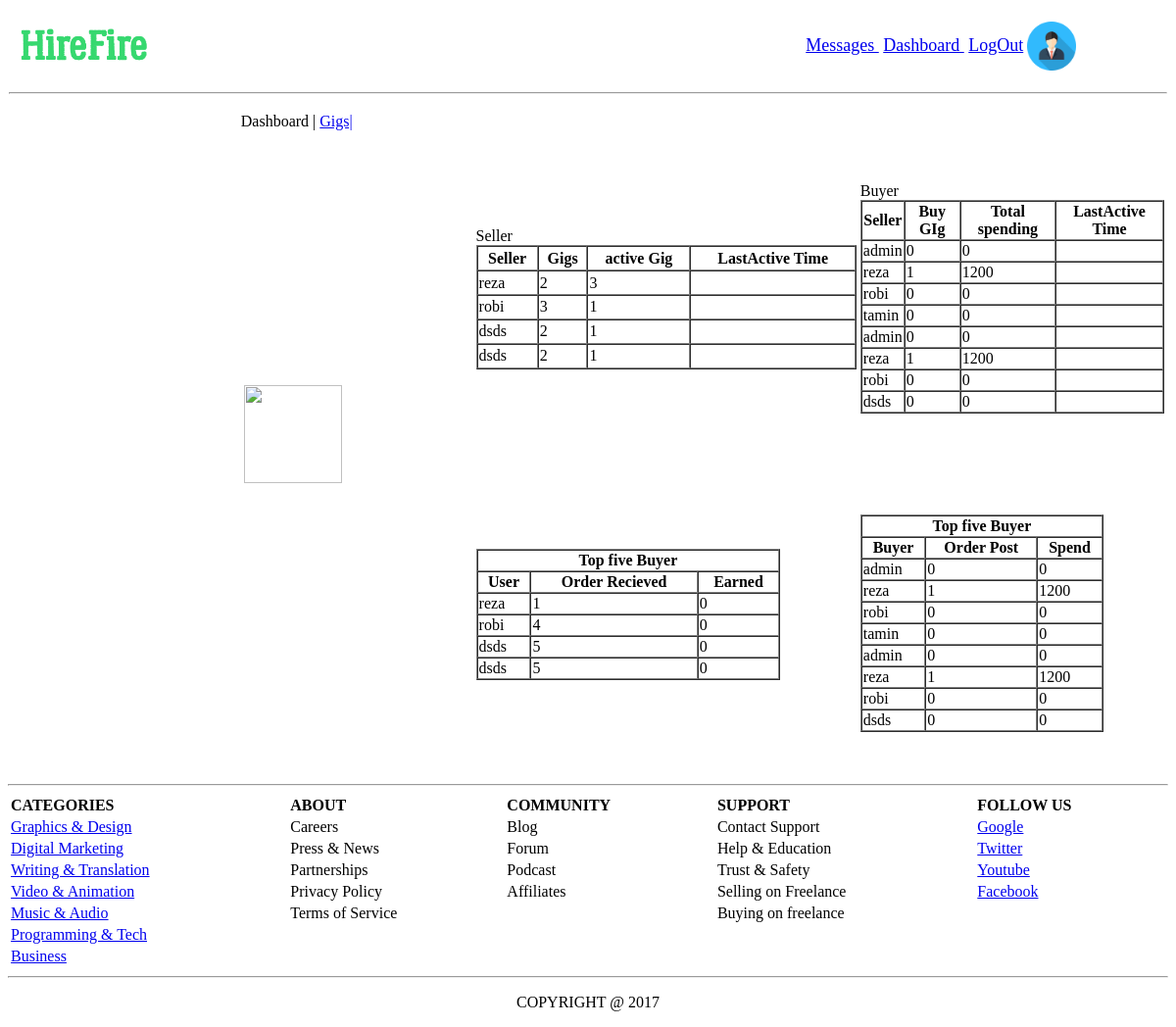
The app's page /HireFire/App/Admin/admin.php (signed in), older data.
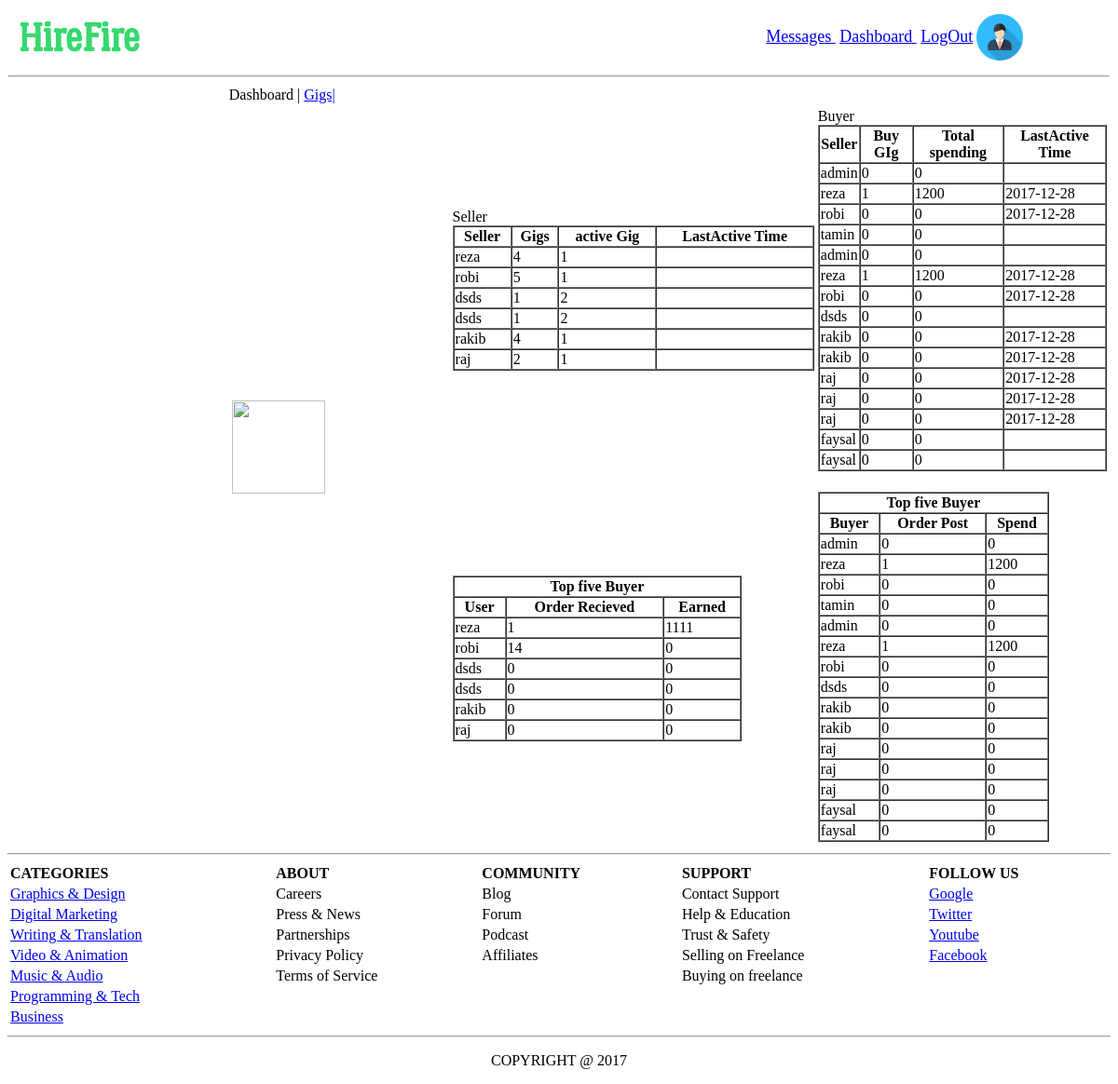
The same page, newer data.
### tables this page shows
CREATE TABLE `sellers` (
  `uName` varchar(20) NOT NULL,
  `accountNo` int(15) NOT NULL,
  `joiningDate` date NOT NULL,
  `description` varchar(500) NOT NULL,
  `expertLevel` int(2) NOT NULL,
  `address` varchar(20) NOT NULL,
  `sellerId` int(11) NOT NULL,
  `country` varchar(40) NOT NULL,
  `bankName` varchar(30) NOT NULL,
  `postalCode` int(20) NOT NULL,
  `number` int(30) NOT NULL,
  `workingHour` int(20) NOT NULL
);

CREATE TABLE `buyers` (
  `uName` varchar(20) NOT NULL,
  `language` varchar(10) NOT NULL,
  `Name` varchar(20) NOT NULL,
  `buyerId` int(2) NOT NULL
);

CREATE TABLE `spending` (
  `spendingId` int(30) NOT NULL,
  `uName` varchar(20) NOT NULL,
  `totalSpend` int(11) NOT NULL,
  `lastmonthSpend` int(11) NOT NULL
);

CREATE TABLE `lastactivetime` (
  `id` int(11) NOT NULL,
  `uName` varchar(30) NOT NULL,
  `activeDate` date NOT NULL
);

CREATE TABLE `earning` (
  `uName` varchar(30) NOT NULL,
  `totalEarning` int(11) NOT NULL,
  `eId` int(11) NOT NULL
);

### HireFire/data/data_access.php (called while the page is built, shortened)
<?php
    $host="localhost";
    $user="root";
    $pass="";
    $dbname="hirefire_db";
    $port=3306;
    function executeSQL($sql){
        global $host, $user, $pass, $dbname, $port;
        $link=mysqli_connect($host, $user, $pass, $dbname, $port);
        $result = mysqli_query($link,$sql);
        return $result;
    }
?>

### HireFire/data/person_data_access(reza).php (called while the page is built, shortened)
<?php require_once "data_access.php";?>
<?php
	function getallorderFromDb($key)
	{
		$uname=$key;
		$sql = "SELECT * FROM gigs WHERE uName LIKE '$uname' ";
		$result = executeSQL($sql);
		$persons = array();
		$count=0;
			for($i=0; $row = mysqli_fetch_assoc($result); ++$i){
				$persons[$i] = $row;
				$count=$count+$persons[$i]['orderCount'];
			}
		return $count;
	}
	function buyTotalGig($sName)
	{
		$sql = "SELECT * FROM spending WHERE uName LIKE '$sName'";
		 $result = executeSQL($sql);
		 $count=0;
		for($i=0; $row = mysqli_fetch_assoc($result); ++$i){
                $count++;
			}
		return $count;
	}
	function spendingTodb($sName)
	{
		$sql = "SELECT * FROM spending WHERE uName LIKE '$sName'";
		 $result = executeSQL($sql);
		 $person = mysqli_fetch_assoc($result);
		return $person;
	}
	function earnTodb($sName)
	{
		$sql = "SELECT * FROM earning WHERE uName LIKE '$sName'";
		 $result = executeSQL($sql);
		 $person = mysqli_fetch_assoc($result);
		return $person;
	}
	function getlastactiveToDb($sName)
	{
		 $sql = "SELECT * FROM lastActiveTime WHERE uName LIKE '$sName'";
		 $result = executeSQL($sql);
		 $person = mysqli_fetch_assoc($result);
		return $person;
	}
	function getactivegigToDb($key)
	{
		$uname=$key;
		$sql = "SELECT * FROM orders WHERE sName LIKE '$uname' and status LIKE 'active' ";
		$result = executeSQL($sql);
		$persons = array();
			for($i=0; $row = mysqli_fetch_assoc($result); ++$i){
				$persons[$i] = $row;
			}
		return ++$i;
	}
	function getsellerFromDb()
	{
		 $sql = "SELECT * FROM sellers";
        $result = executeSQL($sql);
        $persons = array();
        for($i=0; $row=mysqli_fetch_assoc($result); ++$i){
            $persons[$i] = $row;
        }
        return $persons;
	}
	function getBuyerName()
	{
		$sql = "SELECT * FROM buyers";
        $result = executeSQL($sql);
        $persons = array();
        for($i=0; $row=mysqli_fetch_assoc($result); ++$i){
            $persons[$i] = $row;
        }
        return $persons;
	}
	function getallgigFromDb($key)
	{
		$uname=$key;
		$sql = "SELECT * FROM gigs WHERE uName LIKE '$uname' ";
		$result = executeSQL($sql);
		$persons = array();
			for($i=0; $row = mysqli_fetch_assoc($result); ++$i){
				$persons[$i] = $row;
			}
		return ++$i;
	}
?>

### HireFire/App/Admin/admin.php (the view, shortened to what the changed rows need)
<?php
     $username = $_SESSION['username'];
?>
<html>
	<head>
	</head>
	<body>
	    <table border="0" width="100%" height="100%" cellspacing="0">
			<tr height="50%">
				<td width="70%" height="100%">
					<table border="0"  width="100%" height="100%">
						<tr>
							<td width="50%" >
								<table border="1" cellspacing="0" width="100%" height="40%">
									<tr>
										<th>Seller</th>
										 <th>Gigs</th>
										 <th>active Gig</th>
										 <th>LastActive Time</th>
									</tr>
									<?php
										 $persons=getsellerFromDb();
										foreach ($persons as $value)
										{
										   $seller=$value['uName'];
										   $totalgig=getallgigFromDb($seller);
										   $activegig=getactivegigToDb($seller);
										   $lastactivetime=getlastactiveToDb($username);
										   $date=$lastactivetime['activeDate'];
											echo "<tr>";
											echo "<td >$seller</td><td>$totalgig</td><td>$activegig</td><td>$date</td>";
											echo "</tr>";
										}
									?>
								</table>
							</td>
							<td >
								<table border="1" cellspacing="0" width="100%" height="40%">
									<tr>
										<th>Seller</th>
										 <th>Buy GIg</th>
										 <th>Total spending</th>
										 <th>LastActive Time</th>
									</tr>
									<?php
										 $persons=getBuyerName();
										foreach ($persons as $value)
										{
											$buyer=$value['uName'];
											$gig=buyTotalGig($buyer);
											$spending=spendingTodb($buyer);
											$spend=(int)$spending['totalSpend'];
										   $lastactivetime=getlastactiveToDb($buyer);
										   $date=$lastactivetime['activeDate'];
											echo "<tr>";
											echo "<td>$buyer</td><td>$gig</td><td>$spend</td><td>$date</td>";
											echo "</tr>";
										}
									?>
								</table>
							</td>
						</tr>
						<tr>
						    <td>
								<table border="1" cellspacing="0" width="80%" >
									<th colspan="3">Top five Buyer</th>
										<tr>
											<th>User</th>
											<th>Order Recieved</th>
											<th>Earned</th>
										</tr>
									<?php
										 $persons=getsellerFromDb();
										foreach ($persons as $value)
										{
										   $seller=$value['uName'];
										   $totalorder=getallorderFromDb($seller);
										  $earn=earnTodb($seller);
										  $earning=(int)$earn['totalEarning'];
											echo "<tr>";
											echo "<td >$seller</td><td>$totalorder</td><td>$earning</td>";
											echo "</tr>";
										}
									?>
								</table>
							</td>
								<td width="40%">
								    <br/>
									<table border="1" cellspacing="0" width="80%">
										<th colspan="3">Top five Buyer</th>
											<tr>
												<th>Buyer</th>
												<th>Order Post</th>
												<th>Spend</th>
											</tr>
											<?php
											 $persons=getBuyerName();
											foreach ($persons as $value)
											{
												$buyer=$value['uName'];
												$gig=buyTotalGig($buyer);
												$spending=spendingTodb($buyer);
											    $spend=(int)$spending['totalSpend'];
												echo "<tr>";
												echo "<td>$buyer</td><td>$gig</td><td>$spend</td>";
												echo "</tr>";
											}
										?>
									</table>
								</td>
						</tr>
					</table>
				</td>
		    </tr>
		</table>
			<tr colspan="3" height="20%">
			    <table border="0" width="100%">
					    <tr>
					      <th align="left">CATEGORIES</th>
					   <th align="left">ABOUT</th>
					   <th align="left">COMMUNITY</th>
					   <th align="left">SUPPORT</th>
					   <th align="left">FOLLOW US</th>
				   </tr>
				</table>
			</tr>
	</body>
</html>

Row changes from the older to the newer data that the page shows:
computed for sellers "reza": totalgig "2" → "4"; activegig "3" → "1"; earning.totalEarning "0" → "1111"
computed for sellers "robi": totalgig "3" → "5"; totalorder "4" → "14"
computed for sellers (number 3 of 6 on the later page): totalgig "2" → "1"; activegig "1" → "2"; totalorder "5" → "0"
computed for sellers (number 4 of 6 on the later page): totalgig "2" → "1"; activegig "1" → "2"; totalorder "5" → "0"
added sellers: uName "rakib", totalgig "4", activegig "1", totalorder "0", earning "0"
added sellers: uName "raj", totalgig "2", activegig "1", totalorder "0", earning "0"
shown differently, row unchanged: buyers (number 2 of 15 on the later page): lastactivetime.activeDate (not shown) → "2017-12-28"
shown differently, row unchanged: buyers (number 3 of 15 on the later page): lastactivetime.activeDate (not shown) → "2017-12-28"
shown differently, row unchanged: buyers (number 6 of 15 on the later page): lastactivetime.activeDate (not shown) → "2017-12-28"
shown differently, row unchanged: buyers (number 7 of 15 on the later page): lastactivetime.activeDate (not shown) → "2017-12-28"
added buyers: uName "rakib", gig "0", spend "0", lastactivetime.activeDate "2017-12-28"
added buyers: uName "rakib", gig "0", spend "0", lastactivetime.activeDate "2017-12-28"
added buyers: uName "raj", gig "0", spend "0", lastactivetime.activeDate "2017-12-28"
added buyers: uName "raj", gig "0", spend "0", lastactivetime.activeDate "2017-12-28"
added buyers: uName "raj", gig "0", spend "0", lastactivetime.activeDate "2017-12-28"
added buyers: uName "faysal", gig "0", spend "0"
added buyers: uName "faysal", gig "0", spend "0"
